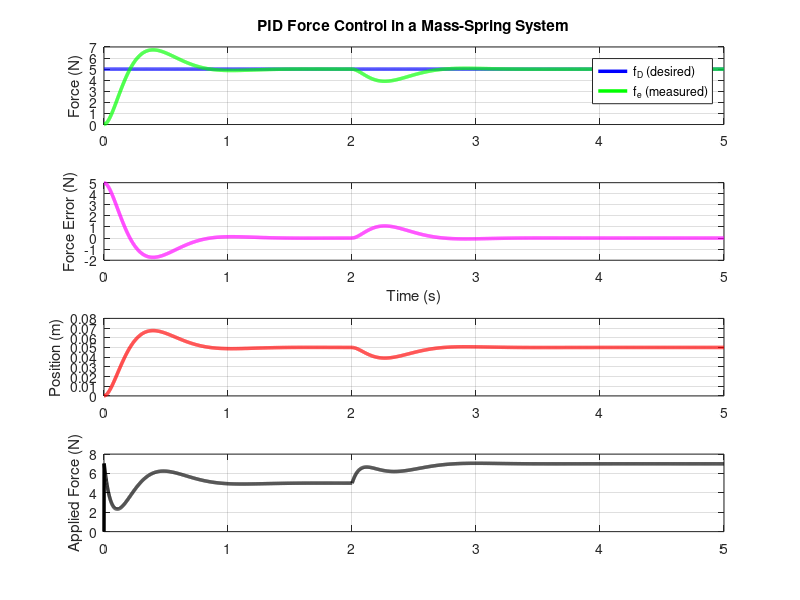

Write the MATLAB code that produced this figure.
% Simulation parameters
T = 5;             % total simulation time [s]
dt = 0.001;        % time step [s]
t = 0:dt:T;

% System parameters
m = 1.0;           % mass [kg]
k_e = 100;         % spring constant [N/m]

% PID controller gains
k_pf = 40;     % proportional gain
k_vf = 20;     % derivative gain
k_if = 5;     % integral gain

% Desired force input (step)
f_D = 5 * ones(size(t));

% External disturbance force (step at 2s)
f_d = zeros(size(t));
f_d(t >= 2) = 2;   % disturbance of 2 N

% Initialize variables
x = zeros(size(t));         % position
v = zeros(size(t));         % velocity
f = zeros(size(t));         % applied force
f_e = zeros(size(t));       % measured spring force
e_f = zeros(size(t));       % force error
int_e_f = zeros(size(t));   % integral of error

% Simulation loop
for k = 2:length(t)
    f_e(k-1) = k_e * x(k-1);                     % spring force
    e_f(k-1) = f_D(k-1) - f_e(k-1);              % force error

    % Integrate the error
    int_e_f(k) = int_e_f(k-1) + e_f(k-1) * dt;

    % PID control law
    f(k) = m * (k_pf * (1/k_e) * e_f(k-1) + k_if * int_e_f(k) - k_vf * v(k-1) ) + f_D(k-1);

    % System dynamics: f = m*a + k_e*x + f_d => a = (f - k_e*x - f_d) / m
    a = (f(k) - k_e * x(k-1) - f_d(k-1)) / m;

    % Euler integration for velocity and position
    v(k) = v(k-1) + a * dt;
    x(k) = x(k-1) + v(k) * dt;
end

% Final values
f_e(end) = k_e * x(end);
e_f(end) = f_D(end) - f_e(end);

% Plots
figure;
subplot(4,1,1);
plot(t, f_D, 'b', 'LineWidth', 2.5, t, f_e, 'g', 'LineWidth', 2.5);
legend('f_D (desired)', 'f_e (measured)');
ylabel('Force (N)');
title('PID Force Control in a Mass-Spring System');
grid on;

subplot(4,1,2);
plot(t, e_f, 'm', 'LineWidth', 2.5);
ylabel('Force Error (N)');
xlabel('Time (s)');
grid on;

subplot(4,1,3);
plot(t, x, 'r', 'LineWidth', 2.5);
ylabel('Position (m)');
grid on;

subplot(4,1,4);
plot(t, f, 'k', 'LineWidth', 2.5);
ylabel('Applied Force (N)');
grid on;

